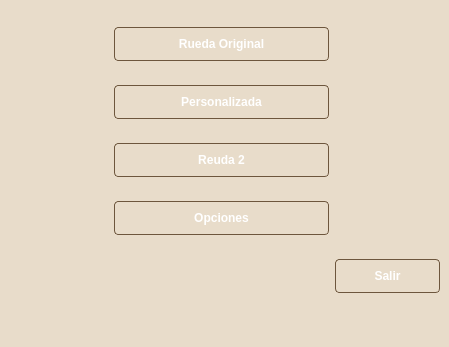
<?xml version="1.0" encoding="UTF-8"?>
<ui version="4.0">
 <class>MainWindow</class>
 <widget class="QMainWindow" name="MainWindow">
  <property name="geometry">
   <rect>
    <x>0</x>
    <y>0</y>
    <width>449</width>
    <height>347</height>
   </rect>
  </property>
  <property name="windowTitle">
   <string>MainWindow</string>
  </property>
  <property name="styleSheet">
   <string notr="true">/* Estilo elegante con gama de marrones - Versión mejorada */

/* Estilo general para widgets */
QWidget {
    background-color: #E8DCCA; /* Fondo en tono marrón claro en lugar de blanco */
    color: #4A3B24;
    font-family: &quot;Segoe UI&quot;, Arial, sans-serif;
}

/* Botones con efecto 3D */
QPushButton {
    background-color: qlineargradient(x1:0, y1:0, x2:0, y2:1,
                                      stop:0 #A38269, stop:1 #8B6E4E);
    color: #FFFFFF;
    border-radius: 4px;
    border: 1px solid #6D563D;
    padding: 6px 12px;
    font-weight: bold;
    min-height: 20px;
}

QPushButton:hover {
    background-color: qlineargradient(x1:0, y1:0, x2:0, y2:1,
                                      stop:0 #B99980, stop:1 #A38269);
}

QPushButton:pressed {
    background-color: qlineargradient(x1:0, y1:0, x2:0, y2:1,
                                      stop:0 #6D563D, stop:1 #8B6E4E);
    padding-top: 7px;
    padding-bottom: 5px;
}

/* Entradas de texto */
QLineEdit, QTextEdit, QPlainTextEdit {
    background-color: #F5F0EB; /* Más claro que el fondo general */
    border: 1px solid #C4A484;
    border-radius: 3px;
    padding: 3px;
    selection-background-color: #C4A484;
    selection-color: #FFFFFF;
}

/* ComboBox */
QComboBox {
    background-color: #F5F0EB;
    border: 1px solid #C4A484;
    border-radius: 3px;
    padding: 3px 18px 3px 3px;
}

QComboBox::drop-down {
    subcontrol-origin: padding;
    subcontrol-position: top right;
    width: 15px;
    border-left: 1px solid #C4A484;
}

/* Menús */
QMenuBar {
    background-color: #D0BFA9;
}

QMenuBar::item {
    background: transparent;
    padding: 4px 10px;
}

QMenuBar::item:selected {
    background: qlineargradient(x1:0, y1:0, x2:0, y2:1,
                               stop:0 #A38269, stop:1 #8B6E4E);
    color: #FFFFFF;
}

/* Barras de desplazamiento */
QScrollBar:vertical {
    border: none;
    background: #D0BFA9;
    width: 10px;
    margin: 0px;
}

QScrollBar::handle:vertical {
    background: qlineargradient(x1:0, y1:0, x2:1, y2:0,
                               stop:0 #8B6E4E, stop:1 #A38269);
    min-height: 20px;
    border-radius: 5px;
}

/* Tabs con efecto 3D */
QTabWidget::pane {
    border: 1px solid #C4A484;
    background-color: #E8DCCA;
}

QTabBar::tab {
    background: qlineargradient(x1:0, y1:0, x2:0, y2:1,
                               stop:0 #D0BFA9, stop:1 #C4A484);
    padding: 6px 12px;
    border: 1px solid #C4A484;
    border-bottom: none;
    border-top-left-radius: 4px;
    border-top-right-radius: 4px;
}

QTabBar::tab:selected {
    background: qlineargradient(x1:0, y1:0, x2:0, y2:1,
                               stop:0 #A38269, stop:1 #8B6E4E);
    color: #FFFFFF;
}

/* Tablas */
QTableView {
    background-color: #F0E6D9;
    gridline-color: #C4A484;
    selection-background-color: #C4A484;
    selection-color: #FFFFFF;
    alternate-background-color: #E8DCCA;
}

QHeaderView::section {
    background-color: qlineargradient(x1:0, y1:0, x2:0, y2:1,
                                     stop:0 #A38269, stop:1 #8B6E4E);
    color: #FFFFFF;
    padding: 4px;
    border: 1px solid #6D563D;
}

/* Grupos */
QGroupBox {
    border: 1px solid #C4A484;
    border-radius: 5px;
    margin-top: 20px;
    background-color: qlineargradient(x1:0, y1:0, x2:0, y2:1,
                                     stop:0 #E8DCCA, stop:1 #D0BFA9);
}

QGroupBox::title {
    subcontrol-origin: margin;
    subcontrol-position: top center;
    padding: 0 5px;
    color: #4A3B24;
    font-weight: bold;
}</string>
  </property>
  <widget class="QWidget" name="centralwidget">
   <layout class="QGridLayout" name="gridLayout">
    <item row="3" column="3">
     <spacer name="horizontalSpacer_2">
      <property name="orientation">
       <enum>Qt::Orientation::Horizontal</enum>
      </property>
      <property name="sizeHint" stdset="0">
       <size>
        <width>40</width>
        <height>20</height>
       </size>
      </property>
     </spacer>
    </item>
    <item row="1" column="1" colspan="2">
     <widget class="QPushButton" name="Personalizada">
      <property name="text">
       <string>Personalizada</string>
      </property>
     </widget>
    </item>
    <item row="3" column="1" colspan="2">
     <widget class="QPushButton" name="pushButton_4">
      <property name="text">
       <string>Opciones</string>
      </property>
     </widget>
    </item>
    <item row="0" column="1" colspan="2">
     <widget class="QPushButton" name="RuedaOriginal">
      <property name="text">
       <string>Rueda Original</string>
      </property>
     </widget>
    </item>
    <item row="2" column="1" colspan="2">
     <widget class="QPushButton" name="pushButton_3">
      <property name="text">
       <string>Reuda 2</string>
      </property>
     </widget>
    </item>
    <item row="4" column="1">
     <spacer name="horizontalSpacer_3">
      <property name="orientation">
       <enum>Qt::Orientation::Horizontal</enum>
      </property>
      <property name="sizeHint" stdset="0">
       <size>
        <width>40</width>
        <height>20</height>
       </size>
      </property>
     </spacer>
    </item>
    <item row="4" column="2">
     <spacer name="horizontalSpacer_4">
      <property name="orientation">
       <enum>Qt::Orientation::Horizontal</enum>
      </property>
      <property name="sizeHint" stdset="0">
       <size>
        <width>40</width>
        <height>20</height>
       </size>
      </property>
     </spacer>
    </item>
    <item row="3" column="0">
     <spacer name="horizontalSpacer">
      <property name="orientation">
       <enum>Qt::Orientation::Horizontal</enum>
      </property>
      <property name="sizeHint" stdset="0">
       <size>
        <width>40</width>
        <height>20</height>
       </size>
      </property>
     </spacer>
    </item>
    <item row="4" column="3">
     <widget class="QPushButton" name="Salir">
      <property name="text">
       <string>Salir</string>
      </property>
     </widget>
    </item>
   </layout>
  </widget>
  <widget class="QMenuBar" name="menubar">
   <property name="geometry">
    <rect>
     <x>0</x>
     <y>0</y>
     <width>449</width>
     <height>24</height>
    </rect>
   </property>
  </widget>
  <widget class="QStatusBar" name="statusbar"/>
 </widget>
 <resources/>
 <connections/>
</ui>
